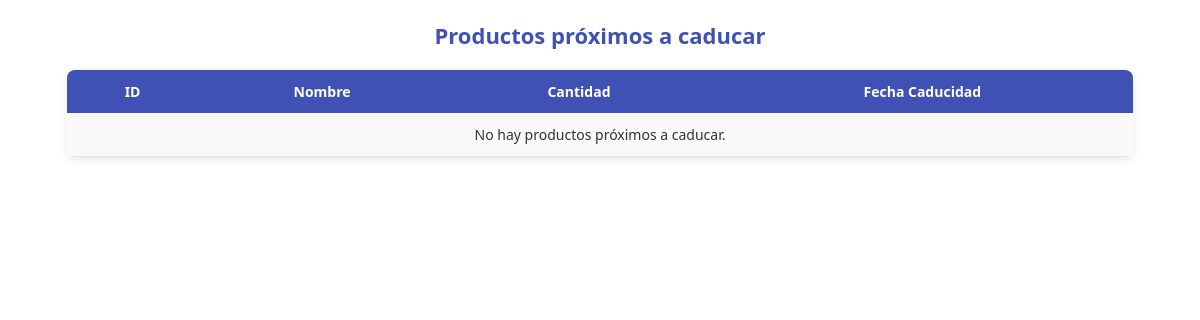
Page /server/notificaciones.php on the earlier database version.
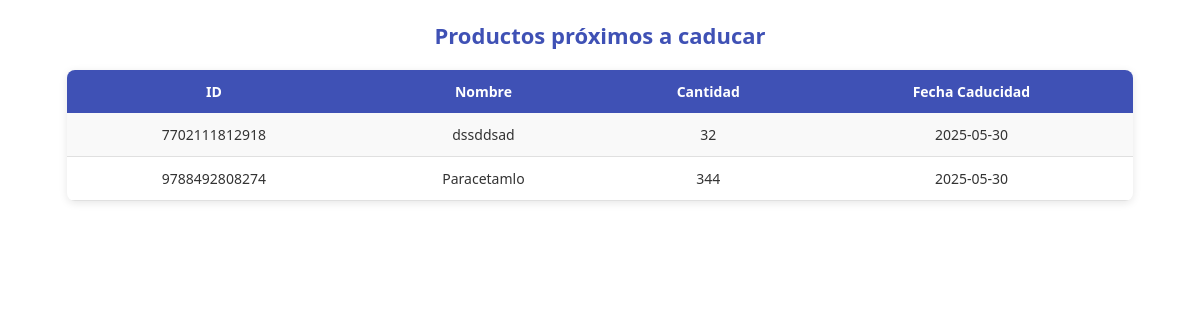
Same page on the later database version.
### tables this page shows
CREATE TABLE `productos` (
  `ID_Prod` varchar(30) NOT NULL,
  `Nomb_Prod` varchar(40) NOT NULL,
  `ID_Descrip` int(6) NOT NULL,
  `Cant_Disp_Prod` int(3) NOT NULL,
  `ID_Almacen` int(6) NOT NULL,
  `Prec_Comp` decimal(7,2) NOT NULL,
  `Prec_Vent` decimal(7,2) NOT NULL,
  `ID_Prov` int(6) NOT NULL,
  `ID_Categoria` int(6) NOT NULL,
  `Prod_Estatus` tinyint(1) DEFAULT NULL,
  `Fec_Cad` date DEFAULT NULL,
  `Desc_Prod` int(3) DEFAULT NULL
);

### server/notificaciones.php (the view, shortened to what this page needs)
<!DOCTYPE html>
<html lang="es">
<head>
</head>
<body>
<div class="tabla-formal">
    <h2>Productos próximos a caducar</h2>
        <table>
            <tr>
                <th>ID</th>
                <th>Nombre</th>
                <th>Cantidad</th>
                <th>Fecha Caducidad</th>
            </tr>
            <?php
require_once 'conexion_bd.php';
            $sql = "SELECT ID_Prod, Nomb_Prod, Cant_Disp_Prod, Fec_Cad FROM productos
                    WHERE Fec_Cad BETWEEN CURDATE() AND DATE_ADD(CURDATE(), INTERVAL 15 DAY)
                    AND Prod_Estatus = 1
                    ORDER BY Fec_Cad ASC";
            $resultado = $conexion->query($sql);
            if ($resultado && $resultado->num_rows > 0) {
                while ($row = $resultado->fetch_assoc()) {
                    echo "<tr>
                            <td>{$row['ID_Prod']}</td>
                            <td>{$row['Nomb_Prod']}</td>
                            <td>{$row['Cant_Disp_Prod']}</td>
                            <td>{$row['Fec_Cad']}</td>
                          </tr>";
                }
            } else {
                echo "<tr><td colspan='4'>No hay productos próximos a caducar.</td></tr>";
            }
            ?>
        </table>
</div>
</body>
</html>

Differences in the rows shown:
now on this page (row edited): productos: ID_Prod "7702111812918", Nomb_Prod "dssddsad", Cant_Disp_Prod "32", Fec_Cad "2025-05-30"
added productos: ID_Prod "9788492808274", Nomb_Prod "Paracetamlo", Cant_Disp_Prod "344", Fec_Cad "2025-05-30"
Other differences:
text no longer shown: "No hay productos próximos a caducar."
